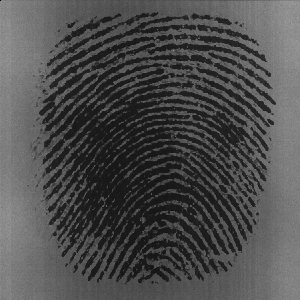
#> input picture DB3_B/101_1.tif, 300 x 300 px
$ jupyter execute fingerprint_v2.ipynb
#> lines starting #> are read from the running program, lines starting #| are printed output that depends on the picture
[cell 1]
# Via Will's linked to github repo suggestion: https://github.com/robertvazan/fingerprint-datasets -- Tiffs from https://github.com/robertvazan/fingerprint-datasets?tab=readme-ov-file#fvc2004-db3-b

[cell 2]
import numpy as np
import matplotlib.pyplot as plt
from PIL import Image

print("Imports finished! numpy, PIL and matplotlib.pyplot")

[cell 3]
image_path = "DB3_B/101_1.tif"  # See README for whence info. Note: All DB3_B images are '300 by 300' tiffs
image = Image.open(image_path)
#> image is the input picture: PIL image 300x300 L; min 1, max 161, mean 77.2
image_gray = image.convert("L") # Grayscale good! Color bad!
image_array = np.array(image_gray)
# Curious to see a slice of the image as a vector ( each element 0 - 255 ) )
top_row_vector = image_array[0, :]
#> top_row_vector = 300 values, max 136 at index 293, min 1 at index 0, mean 97.31
# Flex row! Show the image and the vector - side by side
fig, ax = plt.subplots(1, 2, figsize=(10, 5))
ax[0].imshow(image_gray, cmap='gray')
ax[0].set_title("Original Image (300x300)")
ax[0].axis("off")
ax[1].plot(top_row_vector, marker='o', linestyle='-')
ax[1].set_title("Pixel Intensity of Top Row (1-Pixel Width)")
ax[1].set_xlabel("Pixel Index")
ax[1].set_ylabel("Intensity (0-255)")
ax[1].grid()
plt.tight_layout()
plt.show()
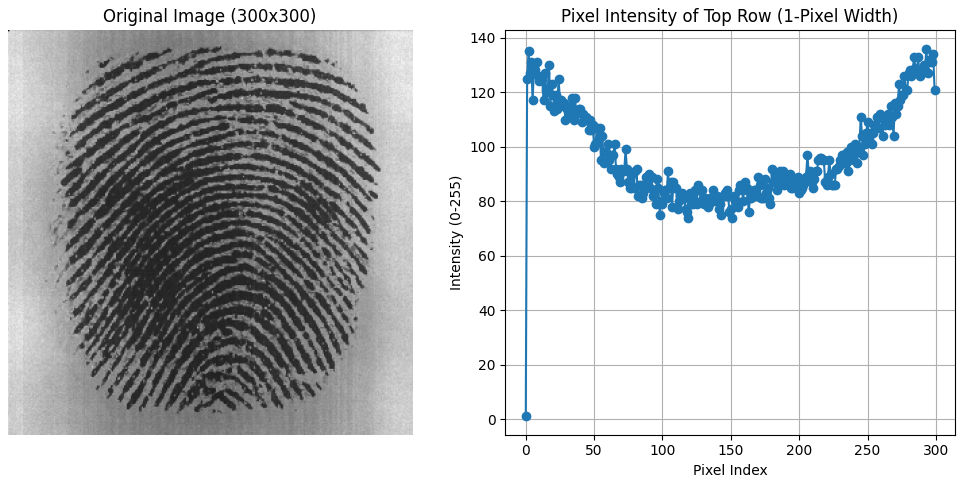
#> figure drawn by matplotlib, 2 panels; panel 2: curve peaks at x = 293, y = 136

print("Get image '{}'and show it".format( image_path ))

[cell 4]
# Get the image as a vector, gray scale it, get the mean value and subtract that
# from each pixel ( to highlight the foreground )
# and make a new image from the vector

image_vector = image_array.ravel()
avg_gray_value = np.mean(image_vector)
#> avg_gray_value = 77.18
vector_adjusted = image_vector - avg_gray_value
# Back to the orig 300 by 300 ( or whatever the first image's height width was )
image_adjusted_from_vector = vector_adjusted.reshape(image_array.shape)
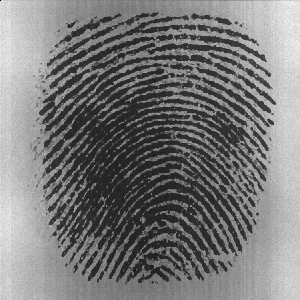
#> image_adjusted_from_vector: shape (300, 300) float64; min -76.18, max 83.82, mean 0; drawn with min black and max white
# 128? Yeah, numpy will have vectorized around 0 as the mean.
# Because I, as a human, want to see this, I upshift the values from a mean of 0 to a mean of 128.
image_normalized_from_vector = np.clip(image_adjusted_from_vector + 128, 0, 255).astype(np.uint8)
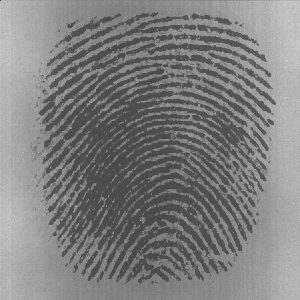
#> image_normalized_from_vector: shape (300, 300); min 51, max 211, mean 127.2

# L = luminance
new_image_from_vector = Image.fromarray(image_normalized_from_vector, mode="L")


print("Image successfully vectorized and reconstructed.")

$ run again, with DB3_B/101_2.tif copied over DB3_B/101_1.tif
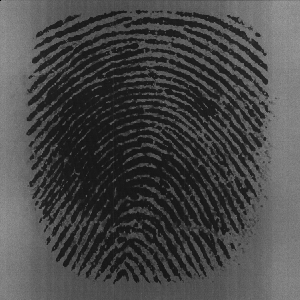
#> input picture DB3_B/101_2.tif, 300 x 300 px
#> image is the input picture: PIL image 300x300 L; min 1, max 159, mean 71.5
#> top_row_vector = 300 values, max 134 at index 284, min 1 at index 0, mean 94.29
#> `plt.show()`:
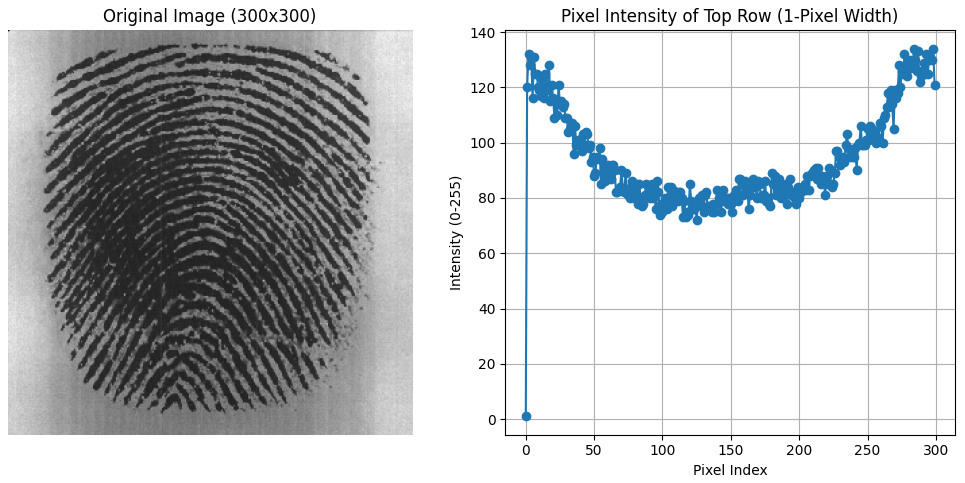
#> figure drawn by matplotlib, 2 panels; panel 2: curve peaks at x = 284, y = 134
#> avg_gray_value = 71.54
#> `image_normalized_from_vector = np.clip(image_adjusted_from_vector + 12..`:
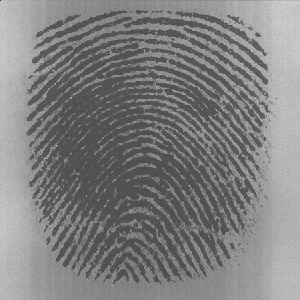
#> image_normalized_from_vector: shape (300, 300); min 57, max 215, mean 127.5

$ run again, with DB3_B/101_4.tif copied over DB3_B/101_1.tif
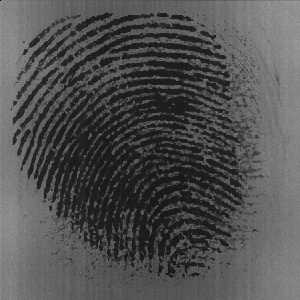
#> input picture DB3_B/101_4.tif, 300 x 300 px
#> image is the input picture: PIL image 300x300 L; min 1, max 159, mean 80.8
#> top_row_vector = 300 values, max 135 at index 297, min 1 at index 0, mean 100.4
#> `plt.show()`:
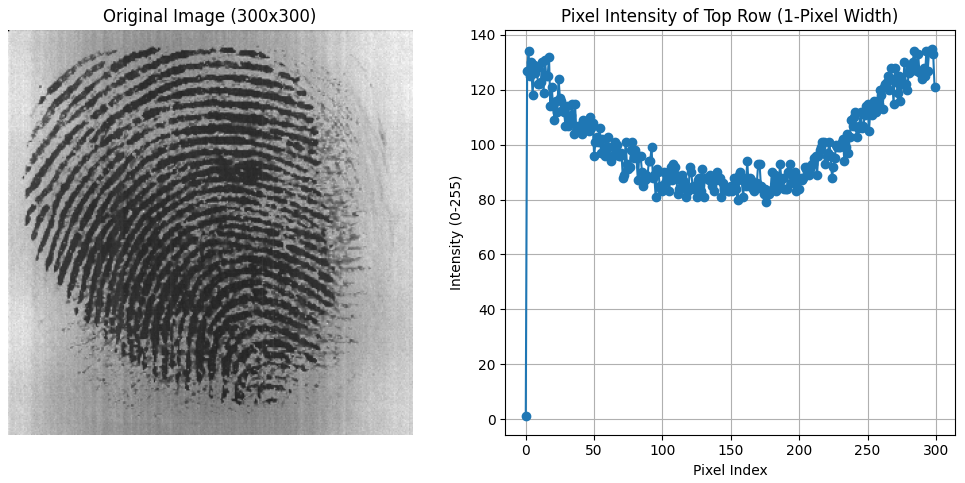
#> figure drawn by matplotlib, 2 panels; panel 2: curve peaks at x = 297, y = 135
#> avg_gray_value = 80.78
#> `image_normalized_from_vector = np.clip(image_adjusted_from_vector + 12..`:
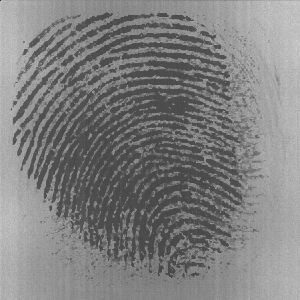
#> image_normalized_from_vector: shape (300, 300); min 48, max 206, mean 127.8
